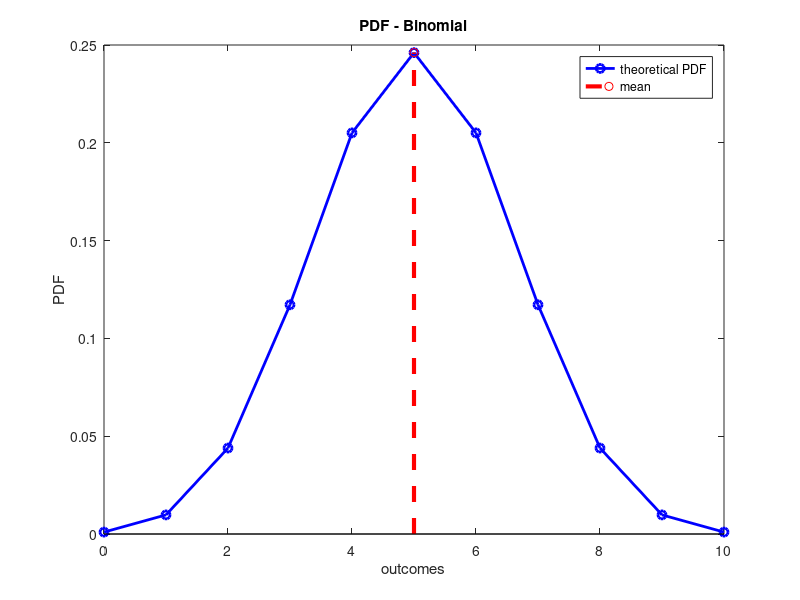

This figure's MATLAB source: (Note: this script raises an error after producing the figure.)
%% lab01_lab.m
%% Random Variables, probability distributions, and sampling
%% 1. Random Variables
% Binomial distribution
N = 10;
p = 0.5;

pd = makedist('Binomial', 'N', N, 'p', p);

% Theoretical PMF
outcomes = 0:1:10;
binom_pmf = pdf(pd, outcomes);
clf;
plot(outcomes, binom_pmf, 'o-b', 'Linewidth', 2);
hold on;
binom_mean = mean(pd);
stem(binom_mean, max(binom_pmf), '--r', 'Linewidth', 3);
legend('theoretical PDF', 'mean', 'Location', 'northeast');
title('PDF - Binomial');
xlabel('outcomes');
ylabel('PDF');

% Generate a random sample
rng('default');
S = 10; % sample size
small_sample = random(pd, 1, S);
rng('default');
binornd(N, p, 1, S);

% Empirical PMF
binom_epmf = histogram(small_sample, 'normalization', 'pdf');
binom_epmf.Values;

large_sample = random(pd, 1, 10000);
histogram(large_sample, 'BinEdges', (0.5:1:N + 0.5), 'normalization', 'pdf');

% Theoretical CDF
binom_cdf = cdf(pd, outcomes);
clf; 
stairs(outcomes, binom_cdf, 'o-r', 'LineWidth', 2);
hold on;
legend('theoretical CDF', 'Location', 'southeast');
title('CDF - Binomial');
xlabel('outcomes');
ylabel('CDF');

% Empirical CDF
[binom_ecdf, x] = ecdf(small_sample);
stairs(x, binom_ecdf, 'o-');
legend('theoretical CDF','empirical CDF');

[binom_ecdf, x] = ecdf(large_sample);
stairs(x, binom_ecdf, 's--k', 'LineWidth', 2)
legend('theoretical CDF','small sample', 'large sample')

% Quantile function
icdf(pd, 0.1);
icdf(pd, 0.2);
% evaluate at more points within 0 and 1
pp = 0: 0.01: 1;icdf(pd, 0.1);
icdf(pd, 0.2);
% evaluate at more points within 0 and 1
pp = 0: 0.01: 1;

clf;
stairs(pp, icdf(pd, pp), '-');
hold on;
legend('theoretical quantile function', 'Location', 'southeast');
title('Inverse CDF - Binomial')
xlabel('outcomes')
ylabel('CDF')

quantile(large_sample, 0.1)
quantile(large_sample, 0.2)
% evaluate at more points within 0 and 1
stairs(pp, quantile(large_sample, pp), '--')
legend('theoretical quantile function', 'large sample empirical quantile function', 'Location','southeast')

% Q-Q plot
clf;

theor_q = icdf(pd, pp);
empir_q = quantile(small_sample, pp);
empir_q_ls = quantile(large_sample, pp);

plot(theor_q, empir_q, 'o');
hold on;
plot(theor_q, empir_q_ls, 's', 'MarkerSize', 10);
hold on;
plot(theor_q, theor_q, '-', 'HandleVisibility', 'off');
legend('small sample', 'large sample', 'Location', 'southeast');
title('Q-Q plot - Binomial') % title for plot
xlabel('theoretical quantiles') % x-axis label
ylabel('empirical quantiles') % y-axis label

% Common distributions
% 1,2.  Uniform, continuous, [a,b], (a,b)
%       Exponential, continuous, [0, infinity), rate
%       Multinomial, discrete, integer array summing to n, p_i summing to 1
%       Gamma, continuous, (0, infinity), (shape, rate)
%       Normal, continuous, (-infinity, infinity), (mean, variance)

%% 2. Estimate the probability of events

% 1. Exponential
pd = makedist('Exponential', 'mu', 4);
% cdf(pd, 6) - cdf(pd, 5);

% 2. Normal
sigma = 1; % try different values of sigma, the answer will always be the same.
pd = makedist('Normal', 'mu', 0, 'sigma', sigma);
% cdf(pd, sigma) - cdf(pd, -sigma);

% 3. Uniform
pd = makedist('Uniform', 'lower', 0, 'upper', 60);
% cdf(pd, 20) - cdf(pd, 5);
% cdf(pd, 45) - cdf(pd, 30);
% cdf(pd, 70) - cdf(pd, 55)

%% 3. Compute the empirical CDF from data
data = [0.9838 1.1704 6.8989 1.7893 1.5168 0.1136 6.3209 1.6271 3.8187 3.5633];
% sort data in ascending order, x
x = sort(data);
% create array y of increasing integers of size length(x)
y = (1: 1: length(x));
% divide y by length(x)
y = y ./ length(x);
% Matlab's CDF
[y_ecdf, x_ecdf] = ecdf(data);

clf;
stairs(x, y, '-k', 'LineWidth', 2);
hold on
stairs(x_ecdf, y_ecdf, '--r', 'LineWidth', 2)
legend('our ECDF', 'Matlab ECDF', 'Location', 'southeast')
title('Empirical CDF') % title for plot
xlabel('outcomes') % x-axis label
ylabel('ECDF') % y-axis label

%% 4. Compute the empirical PDF from data
data = [0.9838 1.1704 6.8989 1.7893 1.5168 0.1136 6.3209 1.6271 3.8187 3.5633];
bin_edges = 0: 3: 12;
% compute bins' mid points
x = (bin_edges(1: end-1) + bin_edges(2: end)) / 2;
% count the number of data points that fall in each bin
[c, edges] = histcounts(data, bin_edges);
% normalise
y = zeros(1, length(c));
for i = 1:length(c)
    y(i) = c(i) / (length(data) * (bin_edges(i+1) - bin_edges(i)));
end

clf;
histogram(data, 'BinEdges', bin_edges, 'normalization', 'pdf');
hold on
bar(x, y)
legend('Matlab PDF', 'our PDF', 'Location', 'northeast')
title('PDF') % title for plot
xlabel('outcomes') % x-axis label
ylabel('PDF') % y-axis label

%% 5. Inverse Probability integral transform sampling
% generate uniform random numbers
unif = makedist('Uniform', 'lower', 0, 'upper', 1);
u_samples = random(unif, 1000);

% compute the inverse CDF of the desired distribution
pd = makedist('Normal', 'mu', 5, 'sigma', 3);
x_samples = icdf(pd, u_samples);

% PDFs
clf;
histogram(x_samples, 'normalization', 'pdf');
hold on;
x = -10: 0.1: 20;
th_pdf_x = pdf(pd, x);
plot(x, th_pdf_x, '-r', 'LineWidth', 3)
legend('sample', 'theory', 'Location', 'northwest')
title('PDF Normal') % title for plot
xlabel('x') % x-axis label
ylabel('PDF') % y-axis label

% sum of two dices
outcomes = (2 : 1: 12);
th_pdf = [1 2 3 4 5 6 5 4 3 2 1] / 36;
th_cdf = cumsum(th_pdf);

% generate uniform random numbers
unif = makedist('Uniform', 'lower', 0, 'upper', 1);
u_samples = random(unif, 1000);

x_samples = zeros(1, length(u_samples));
for i = 1: length(u_samples)
    u = u_samples(i);
    % Inverse PIT:
    x_samples(i) = outcomes(min(find(th_cdf > u)));
end

% PDFs
clf; % clear the figure
histogram(x_samples, 'normalization', 'pdf');
hold on
% Theoretical PDF
plot(outcomes, th_pdf, '-r', 'LineWidth', 2)
legend('sample', 'theory', 'Location', 'northwest')
title('PDF Normal') % title for plot
xlabel('x') % x-axis label
ylabel('PDF') % y-axis label

%% 6. Functions of random variables and sampling
% Sample
unif = makedist('Uniform', 'lower', 0, 'upper', 1);
u_samples = random(unif, 1000);
x_samples = u_samples .^ (2/3);

% PDFs
clf;
histogram(x_samples, 'normalization', 'pdf');
hold on;
x = 0: 0.001: 1;
th_pdf_x = 3/2 .* x .^ (1/2);
plot(x, th_pdf_x, '-r', 'LineWidth', 3)
legend('sample', 'theory', 'Location', 'northwest')
title('PDF X') % title for plot
xlabel('x') % x-axis label
ylabel('PDF') % y-axis label

% Transformation Y = e^X
y_samples = exp(x_samples);
clf;
histogram(y_samples, 'normalization', 'pdf');
hold on;
y = exp(0): 0.001: exp(1); % remeber to transform the domain as well
th_pdf_y = 3/2 .* log(y) .^ (1/2) ./ abs(y);
plot(y, th_pdf_y, '-r', 'LineWidth', 3)
legend('sample', 'theory', 'Location', 'northwest')
title('PDF Y') % title for plot
xlabel('y') % x-axis label
ylabel('PDF') % y-axis label

% Transformation Z = e^{-X}
y_samples = exp(- x_samples);
clf;
histogram(y_samples, 'normalization', 'pdf');
hold on;
z = exp(-1): 0.001: exp(-0); % remeber to transform the domain as well
th_pdf_z = 3/2 .* (-log(z)) .^ (1/2) ./ abs(z);
plot(z, th_pdf_z, '-r', 'LineWidth', 3)
legend('sample', 'theory', 'Location', 'northeast')
title('PDF Z') % title for plot
xlabel('z') % x-axis label
ylabel('PDF') % y-axis label

%% 7. Donations
% Distribution of one donation
pd = makedist('Exponential', 'mu', 5);

% Samples of N donations
S = 1000;
N = 10;
y_sample = sum(random(pd, N, S), 1);

% PDF
clf;
histogram(y_sample, 'normalization', 'pdf');
title('PDF Y') % title for plot
xlabel('y') % x-axis label
ylabel('PDF') % y-axis label

% Empirical Mean
mean(y_sample);

% Probability to collect more than 60 pounds
T = 60;
Ss = round(logspace(2, 7, 40));
% Ss = 1000:1000:300000;
CCDFyT = zeros(1, length(Ss));
for i = 1:length(Ss)
    S = Ss(i);
    y_sample = sum(random(pd, N, S), 1);
    CCDFyT(i) = sum(y_sample > T) / S;
end
clf;
plot(Ss, CCDFyT, '-o')
title('$CCDF_Y(T)$ vs $S$', 'Interpreter', 'latex') % title for plot
xlabel('S, sample size') % x-axis label
ylabel('$CCDF_Y(T)$', 'Interpreter', 'latex') % y-axis label
set(gca, 'XScale', 'log')